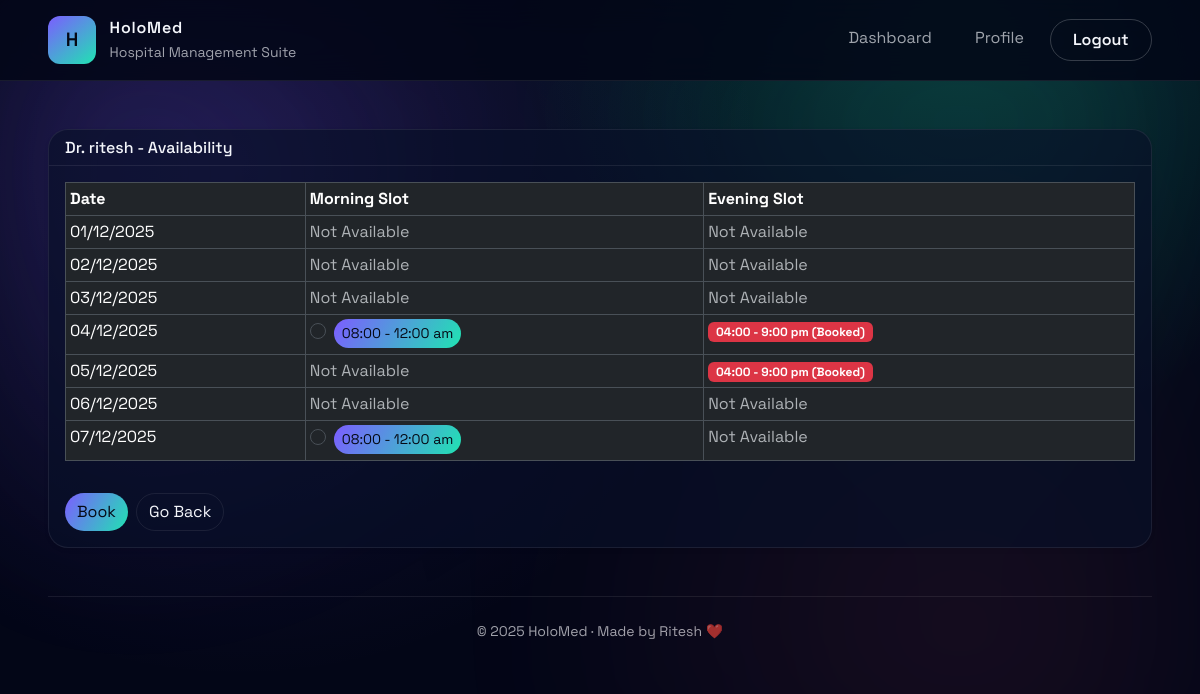
Page /patient/doctors/6/availability (signed in) on the committed database.
### app.py (models this page shows, shortened)
class User(db.Model):
    id = db.Column(db.Integer, primary_key=True)
    role = db.Column(db.String(20), nullable=False)
    full_name = db.Column(db.String(120), nullable=False)
    email = db.Column(db.String(120), unique=True, nullable=False)
    phone = db.Column(db.String(50))
    password_hash = db.Column(db.String(255), nullable=False)
    specialization = db.Column(db.String(120))
    experience_years = db.Column(db.Integer)
    bio = db.Column(db.Text)
    department_id = db.Column(db.Integer, db.ForeignKey("department.id"))
    is_active = db.Column(db.Boolean, default=True)
    is_blacklisted = db.Column(db.Boolean, default=False)
    created_at = db.Column(db.DateTime, default=datetime.utcnow)
    appointments_as_patient = db.relationship(
        "Appointment", foreign_keys="Appointment.patient_id", backref="patient", lazy=True
    )
    appointments_as_doctor = db.relationship(
        "Appointment", foreign_keys="Appointment.doctor_id", backref="doctor", lazy=True
    )

class DoctorAvailability(db.Model):
    id = db.Column(db.Integer, primary_key=True)
    doctor_id = db.Column(db.Integer, db.ForeignKey("user.id"), nullable=False)
    day = db.Column(db.Date, nullable=False)
    slot_label = db.Column(db.String(50), nullable=False)
    is_open = db.Column(db.Boolean, default=True)
    doctor = db.relationship("User", backref="availabilities", lazy=True)
    __table_args__ = (
        UniqueConstraint("doctor_id", "day", "slot_label", name="unique_slot_per_doctor"),
    )

### app.py (the view)
@app.route("/patient/doctors/<int:doctor_id>/availability")
@login_required(role="patient")
def doctor_availability_view(doctor_id):
    doctor = User.query.filter_by(id=doctor_id, role="doctor", is_active=True).first_or_404()
    window_start = date.today()
    window_end = date.today() + timedelta(days=7)
    all_slots = (
        DoctorAvailability.query.filter_by(doctor_id=doctor.id)
        .filter(DoctorAvailability.day >= window_start)
        .filter(DoctorAvailability.day <= window_end)
        .order_by(DoctorAvailability.day.asc())
        .all()
    )
    slots_by_date = {}
    for slot in all_slots:
        if slot.day not in slots_by_date:
            slots_by_date[slot.day] = []
        slots_by_date[slot.day].append(slot)
    dates_list = []
    current_date = window_start
    for i in range(7):
        dates_list.append(current_date + timedelta(days=i))
    return render_template("patient/doctor_availability.html", doctor=doctor, slots_by_date=slots_by_date, dates_list=dates_list)

### app.py (called while the page is built)
def get_current_user():
    user_id = session.get("user_id")
    if user_id:
        return User.query.get(user_id)
    return None

def login_required(role=None):
    def decorator(fn):
        @wraps(fn)
        def wrapper(*args, **kwargs):
            if not g.user:
                flash("Please log in to continue.", "warning")
                return redirect(url_for("login"))
            if role and g.user.role != role:
                flash("You are not authorized to view this page.", "danger")
                return redirect(url_for("dashboard"))
            return fn(*args, **kwargs)
        return wrapper
    return decorator

@app.before_request
def load_user():
    g.user = get_current_user()

@app.context_processor
def inject_helpers():
    def format_date(value):
        return value.strftime("%d %b %Y")
    return {
        "format_date": format_date,
        "today": date.today,
        "datetime": datetime,
        "timedelta": timedelta,
    }

### templates/patient/doctor_availability.html (shortened to what this page needs)
{% extends "base.html" %}
{% block content %}
  <div class="card shadow-sm">
    <div class="card-header">
      <h2 class="h6 mb-0">Dr. {{ doctor.full_name }} - Availability</h2>
    </div>
    <div class="card-body">
      <form method="post" action="{{ url_for('book_appointment', doctor_id=doctor.id) }}">
        <div class="table-responsive">
          <table class="table table-sm table-bordered">
            <thead>
              <tr>
                <th>Date</th>
                <th>Morning Slot</th>
                <th>Evening Slot</th>
              </tr>
            </thead>
            <tbody>
              {% for day_date in dates_list %}
                {% set morning_slot_found = [] %}
                {% set evening_slot_found = [] %}
                <tr>
                  <td>{{ day_date.strftime('%d/%m/%Y') }}</td>
                  <td>
                    {% if morning_slot_found|length > 0 %}
                      {% set morning_slot = morning_slot_found[0] %}
                      {% if morning_slot.is_open %}
                        <div class="form-check d-inline-block">
                          <input class="form-check-input" type="radio" name="availability_id" value="{{ morning_slot.id }}" id="slot_morning_{{ day_date.strftime('%Y-%m-%d') }}" required>
                          <label class="form-check-label btn btn-sm btn-success" for="slot_morning_{{ day_date.strftime('%Y-%m-%d') }}" style="cursor: pointer; background-color: #28a745; border-color: #28a745;">
                            {{ morning_slot.slot_label }}
                          </label>
                        </div>
                      {% else %}
                        <span class="badge bg-danger" style="background-color: #dc3545;">{{ morning_slot.slot_label }} (Booked)</span>
                      {% endif %}
                    {% else %}
                      <span class="text-muted">Not Available</span>
                    {% endif %}
                  </td>
                  <td>
                    {% if evening_slot_found|length > 0 %}
                      {% set evening_slot = evening_slot_found[0] %}
                      {% if evening_slot.is_open %}
                        <div class="form-check d-inline-block">
                          <input class="form-check-input" type="radio" name="availability_id" value="{{ evening_slot.id }}" id="slot_evening_{{ day_date.strftime('%Y-%m-%d') }}" required>
                          <label class="form-check-label btn btn-sm btn-success" for="slot_evening_{{ day_date.strftime('%Y-%m-%d') }}" style="cursor: pointer; background-color: #28a745; border-color: #28a745;">
                            {{ evening_slot.slot_label }}
                          </label>
                        </div>
                      {% else %}
                        <span class="badge bg-danger" style="background-color: #dc3545;">{{ evening_slot.slot_label }} (Booked)</span>
                      {% endif %}
                    {% else %}
                      <span class="text-muted">Not Available</span>
                    {% endif %}
                  </td>
                </tr>
              {% endfor %}
            </tbody>
          </table>
        </div>
        <div class="mt-3 d-flex gap-2">
          <button type="submit" class="btn btn-primary">Book</button>
          <a href="{{ url_for('doctor_profile', doctor_id=doctor.id) }}" class="btn btn-outline-secondary">Go Back</a>
        </div>
      </form>
    </div>
  </div>
{% endblock %}

### static/css/styles.css (style rules this page uses)
:root { --hms-bg: #030617; --hms-panel: rgba(9, 16, 40, 0.65); --hms-outline: rgba(255, 255, 255, 0.08); --hms-primary: #7c5dff; --hms-secondary: #20e3b2; --hms-text: #f4f6fb; --hms-muted: rgba(244, 246, 251, 0.65); }
body { font-family: "Space Grotesk", system-ui, -apple-system, BlinkMacSystemFont, "Segoe UI", sans-serif; color: var(--hms-text); background: radial-gradient(circle at 20% 20%, rgba(124, 93, 255, 0.15), transparent 45%), radial-gradient(circle at 80% 0%, rgba(32, 227, 178, 0.18), transparent 35%), var(--hms-bg); min-height: 100vh; margin: 0; }
* { font-family: inherit; }
h1, h2, h3, h4, h5, h6, p, span, div, a, button, label, input, select, textarea { font-family: "Space Grotesk", system-ui, -apple-system, BlinkMacSystemFont, "Segoe UI", sans-serif; }
.app-body { position: relative; overflow-x: hidden; }
.card, .stat-card, .department-tile { background: var(--hms-panel); border: 1px solid var(--hms-outline); border-radius: 1.25rem; box-shadow: 0 20px 60px rgba(0, 0, 0, 0.35); color: var(--hms-text); font-family: "Space Grotesk", system-ui, -apple-system, BlinkMacSystemFont, "Segoe UI", sans-serif; }
.card-body { color: var(--hms-text); font-family: "Space Grotesk", system-ui, -apple-system, BlinkMacSystemFont, "Segoe UI", sans-serif; }
.card-body p, .card-body .text-muted, .card-body .text-muted-50 { color: var(--hms-muted); font-family: "Space Grotesk", system-ui, -apple-system, BlinkMacSystemFont, "Segoe UI", sans-serif; }
.card-header { border-bottom: 1px solid var(--hms-outline); background: transparent; color: var(--hms-text); }
.card-header h2, .card-header h6, .card-header .h6 { color: var(--hms-text); font-family: "Space Grotesk", system-ui, -apple-system, BlinkMacSystemFont, "Segoe UI", sans-serif; }
.btn, .btn-primary { border-radius: 999px; border: none; background: linear-gradient(120deg, var(--hms-primary), var(--hms-secondary)); color: #050915; }
.btn-outline-primary, .btn-outline-danger, .btn-outline-secondary { border-radius: 999px; border: 1px solid var(--hms-outline); color: var(--hms-text); background: transparent; }
.table { color: var(--hms-text); }
.table thead { color: var(--hms-muted); }

### rows in the picture
User: full_name "ritesh"
DoctorAvailability: slot_label "08:00 - 12:00 am"
DoctorAvailability: slot_label "04:00 - 9:00 pm"
DoctorAvailability: slot_label "04:00 - 9:00 pm"
DoctorAvailability: slot_label "08:00 - 12:00 am"

### other values in the picture
{{ day_date.strftime('%d/%m/%Y') }} "01/12/2025" "02/12/2025" "03/12/2025" "04/12/2025" "05/12/2025" "06/12/2025" "07/12/2025"
